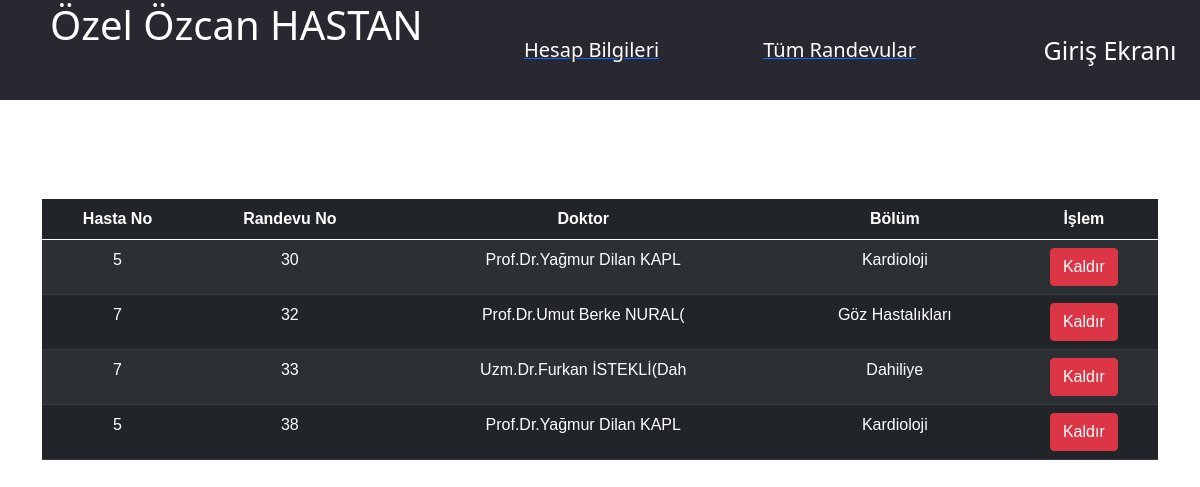
Page /doktorgiris/randevu.php on the committed database.
### tables this page shows
CREATE TABLE `randevu` (
  `randevu_id` int(11) NOT NULL,
  `randevu_sehir` varchar(20) NOT NULL,
  `randevu_tarih` date NOT NULL,
  `randevu_hastane` varchar(50) NOT NULL,
  `randevu_doktor` varchar(25) NOT NULL,
  `randevu_klinik` varchar(20) NOT NULL,
  `randevu_hasta_id` int(11) NOT NULL
);

### doktorgiris/randevu.php (the view, shortened to what this page needs)
<!DOCTYPE html>
<html lang="tr">
<head>
    <link rel="stylesheet" href="style.css">
</head>
<body>
<div class="ust_bar">
    <a href="anasayfa.php"><h1>Özel Özcan HASTANESİ</h1></a>
    <div class="menu">
        <a href="hesap.php"><h5>Hesap Bilgileri</h5></a>
        <a href="anasayfa.php"><h5>Tüm Randevular</h5></a>
    </div>
</div>
<a href="logout.php"><div class="cikis">
    Giriş Ekranı
</div></a>
</body>
</html>
<?php
 include "baglan1.php";
 $sql ="SELECT * FROM randevu";
 $sorgu = $baglan->prepare($sql);
 $sorgu->execute();
 ?>
 <!DOCTYPE html>
 <html lang="tr">
 <head>
 <link href="https://cdn.jsdelivr.net/npm/bootstrap@5.0.1/dist/css/bootstrap.min.css" rel="stylesheet">
 </head>
 <body>
     <main>
         <div class="container">
             <div class="row mt-4">
                 <div class="col">
                     <table class="table table-hover table-dark table-striped">
                         <thead>
                             <tr>
                               <th>Hasta No</th>
                                 <th>Randevu No</th>
                                 <th>Doktor</th>
                                 <th>Bölüm</th>
                                 <th>İşlem</th>
                             </tr>
                         </thead>
                         <tbody>
                         <?php while($satir = $sorgu->fetch(PDO::FETCH_ASSOC)) { ?>
                             <tr>
                              <td><?=$satir['randevu_hasta_id']?></td>
                                 <td><?=$satir['randevu_id']?></td>
                                 <td><?=$satir['randevu_doktor']?></td>
                                 <td><?=$satir['randevu_klinik']?></td>
                                 <td>
                                     <div class="btn-group">
                                         <a href="?sil=<?=$satir['randevu_id']?>" onclick="return confirm('Silinsin mi?')" class="btn btn-danger">Kaldır</a>
                                     </div>
                                 </td>
                             </tr>
                         <?php } ?>
                         </tbody>
                     </table>
                 </div>
             </div>
         </div>
     </main>
 </body>
 </html>

### doktorgiris/style.css (style rules this page uses)
body { padding: 0; margin: 0; font-family: 'helvetica', sans-serif; text-align: center; background-color: white; }
::placeholder { font: 25px; text-align: center; }
a { font-size: 18px; color: (100, 100, 100); }
.ust_bar { position: relative; width: 85%; height: 100px; left: 0; background: #292830; top: 0; }
.ust_bar h1 { position: absolute; left: 50px; line-height: 50px; color: white; }
.menu h5 { position: relative; display: inline; padding: 50px; line-height: 100px; font-size: 20px; color: white; text-decoration: none; }
.menu { position: absolute; width: 600px; height: 100px; background: #292830; right: 0; }
a { text-decoration: none; }
.cikis { position: absolute; width: 15%; height: 100px; background: #292830; right: 0; color: white; text-align: center; line-height: 100px; font-size: 25px; cursor: pointer; top: 0; }
table { font-family: Arial, Helvetica, sans-serif; border-collapse: collapse; width: 100%; }
td, tr { border: 1px solid #dddddd; text-align: center; padding: 8px; }
tr:nth-child(even) { background: #dddddd; }

### rows in the picture
randevu: randevu_hasta "5", randevu_id "30", randevu_doktor "Prof.Dr.Yağmur Dilan KAPL", randevu_klinik "Kardioloji"
randevu: randevu_hasta "7", randevu_id "32", randevu_doktor "Prof.Dr.Umut Berke NURAL(", randevu_klinik "Göz Hastalıkları"
randevu: randevu_hasta "7", randevu_id "33", randevu_doktor "Uzm.Dr.Furkan İSTEKLİ(Dah", randevu_klinik "Dahiliye"
randevu: randevu_hasta "5", randevu_id "38", randevu_doktor "Prof.Dr.Yağmur Dilan KAPL", randevu_klinik "Kardioloji"
